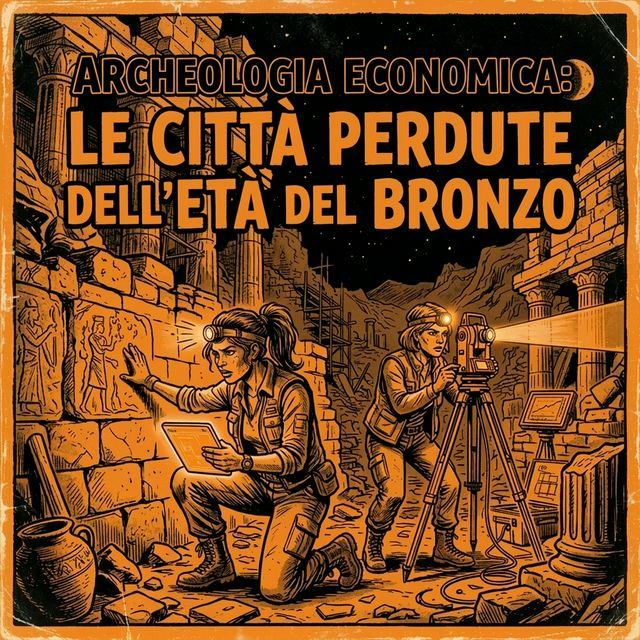
#> input picture Cleaned/Le_città_perdute_dell_età_del_bronzo_qje_2019/thumbnail.png, 640 x 640 px
$ python overlay_titles.py
#> lines starting #> are read from the running program, lines starting #| are printed output that depends on the picture
from pathlib import Path
REPO_ROOT = Path(__file__).resolve().parents[2]
HOME = Path.home()

import os
from PIL import Image, ImageDraw, ImageFont

mafia_bg = str(HOME / '.gemini' / 'antigravity' / 'brain' / '5bc8acda-cbd4-4b83-920f-32154964403a' / 'mafia_inc_bg_retry_1774089277005.png')
mafia_out = str(REPO_ROOT / 'Cleaned' / 'Mafia_Inc_restat_2021' / 'thumbnail_v3.png')

arch_bg = str(REPO_ROOT / 'Cleaned' / 'Le_città_perdute_dell_età_del_bronzo_qje_2019' / 'thumbnail.png')
arch_out = str(REPO_ROOT / 'Cleaned' / 'Le_città_perdute_dell_età_del_bronzo_qje_2019' / 'thumbnail_v3.png')

font_path = "/System/Library/Fonts/Supplemental/Impact.ttf"

def draw_stroke_text(draw, x, y, text, font, fill_color, stroke_color=(0,0,0,255), thickness=5):
    # Drow stroke
    for dx in range(-thickness, thickness + 1):
        for dy in range(-thickness, thickness + 1):
            if dx*dx + dy*dy <= thickness*thickness:
                 draw.text((x + dx, y + dy), text, fill=stroke_color, font=font)
    # Draw top fill
    draw.text((x, y), text, fill=fill_color, font=font)

def process_mafia():
    if not os.path.exists(mafia_bg): return
    img = Image.open(mafia_bg).convert("RGBA")
    w, h = img.size

    # 1. Ritaglio Quadrato (Manteniamo l'altezza o larghezza minore)
    size = min(w, h)
    left = (w - size) // 2
    top = (h - size) // 2
    img_square = img.crop((left, top, left + size, top + size))
    print(f"Mafia Inc: Ritagliato a {size}x{size}")

    draw = ImageDraw.Draw(img_square)
    font_size = int(size / 11) # Dimensioni proporzionali
    font = ImageFont.truetype(font_path, font_size)

    # 2. Testo integrato
    draw_stroke_text(draw, 50, 40, "MAFIA INC.: COME", font, (255, 153, 0))
    draw_stroke_text(draw, 50, 40 + font_size + 10, "LA CRIMINALITA' INVESTE", font, (255, 153, 0))
    # Terza riga se serve
    draw_stroke_text(draw, 50, 40 + (font_size + 10)*2, "NELL'ECONOMIA LEGALE", font, (255, 153, 0))

    img_square.save(mafia_out, "PNG")
    print(f"Salvata Mafia v3: {mafia_out}")

def process_archeo():
    if not os.path.exists(arch_bg): return
    img = Image.open(arch_bg).convert("RGBA")
    w, h = img.size
#> w = 640; h = 640
    draw = ImageDraw.Draw(img)

    font_size = int(w / 16) # Leggermente più piccolo per integrarsi
#> font_size = 40
    font = ImageFont.truetype(font_path, font_size)

    # Aggiungiamo SOLO l'estensione del titolo integrata sotto "LE CITTÀ PERDUTE"
    # Ispezionando l'immagine, LE CITTÀ PERDUTE è in alto. Aggiungiamo sotto:
    draw_stroke_text(draw, (w - draw.textlength("DELL'ETA' DEL BRONZO", font=font))//2, 230, "DELL'ETA' DEL BRONZO", font, (255, 153, 0))

    img.save(arch_out, "PNG")
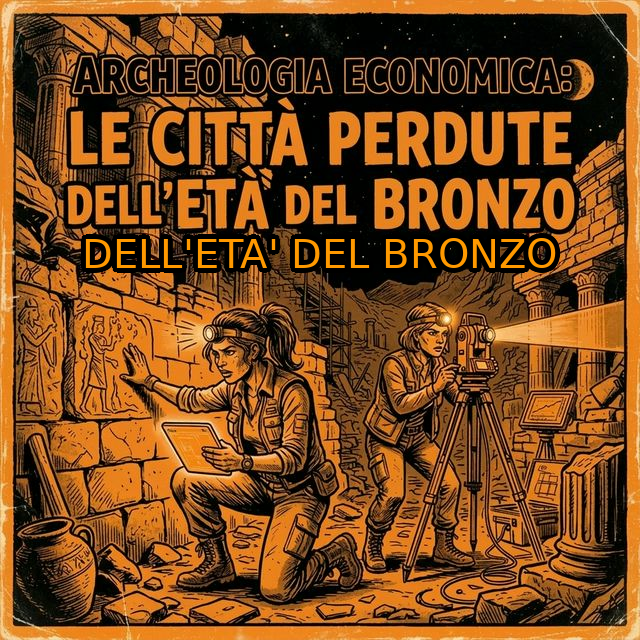
#> saved as thumbnail_v3.png: PIL image 640x640 RGBA; mean R, G, B, A 118.7, 71.4, 29.7, 255
    print(f"Salvata Archeo v3: {arch_out}")

if __name__ == "__main__":
    process_mafia()
    process_archeo()

$ run again, with Cleaned/Il_ballottaggio_frena_gli_estremisti/copertina_upload.jpg saved as Cleaned/Le_città_perdute_dell_età_del_bronzo_qje_2019/thumbnail.png
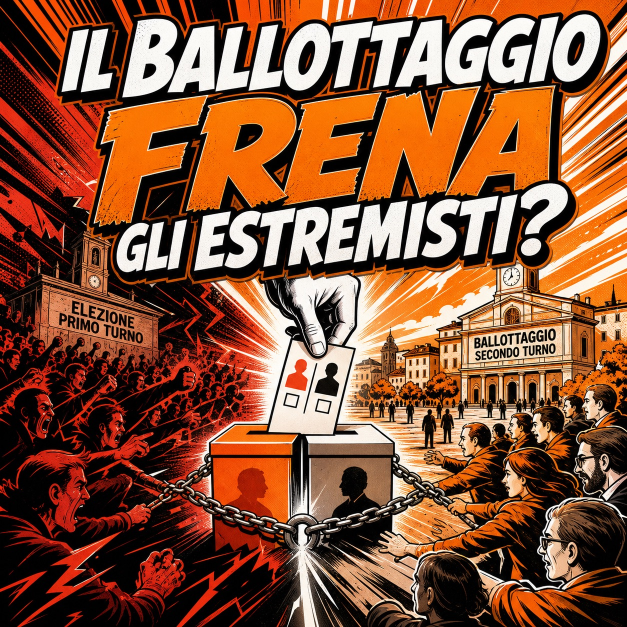
#> input picture Cleaned/Il_ballottaggio_frena_gli_estremisti/copertina_upload.jpg, 1254 x 1254 px (shown at 1/2 size)
#> in process_archeo, `img.save(arch_out, "PNG")`:
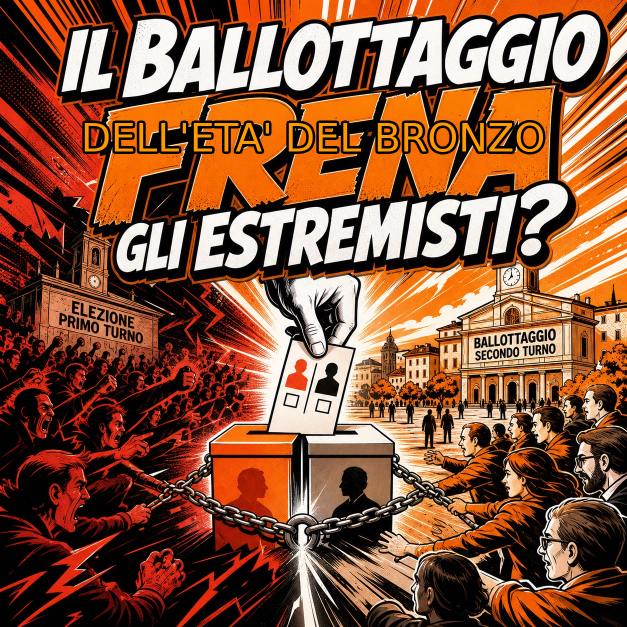
#> saved as thumbnail_v3.png: PIL image 1254x1254 RGBA (shown at 1/2 size); mean R, G, B, A 132.4, 84.1, 57.6, 255
